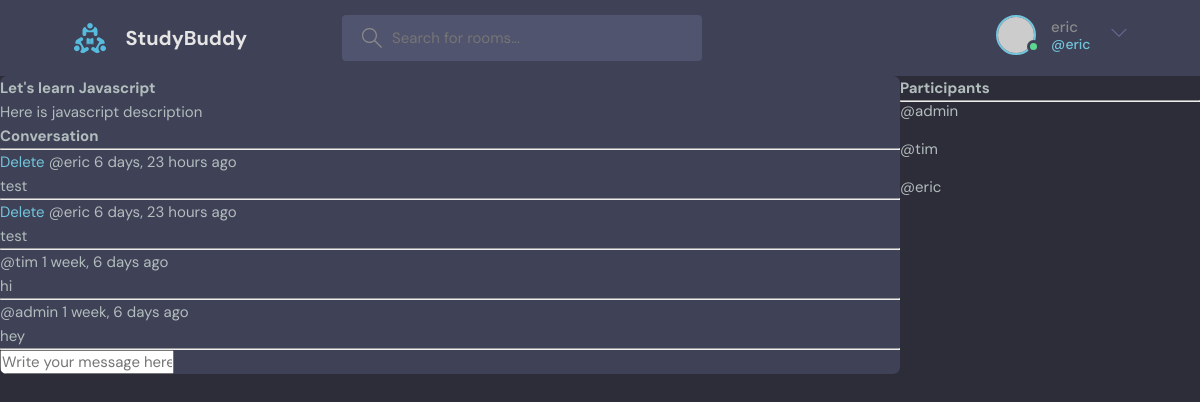
/rooms/1/ (signed in), run on the app's committed database.
### base/models.py (models this page shows, shortened)
class Room(models.Model):
    hosts = models.ForeignKey(User, on_delete=models.SET_NULL, null=True)
    topic = models.ForeignKey(Topic, on_delete=models.SET_NULL, null=True)
    name = models.CharField(max_length=100)
    description = models.TextField(null=True, blank=True)
    participants = models.ManyToManyField(User, related_name='participants', blank=True)
    created_at = models.DateTimeField(auto_now_add=True)
    updated_at = models.DateTimeField(auto_now=True)
    class Meta:
        ordering = ['-updated_at', '-created_at']

class Message(models.Model):
    user = models.ForeignKey(User, on_delete=models.CASCADE)
    Room = models.ForeignKey(Room, on_delete=models.CASCADE)
    body = models.TextField()
    created_at = models.DateTimeField(auto_now_add=True)
    updated_at = models.DateTimeField(auto_now=True)
    class Meta:
        ordering = ['-updated_at', '-created_at']

### base/views.py (the view, shortened to what this page needs)
# urls.py: path('rooms/<str:pk>/', views.room_view, name='rooms'),
def room_view(request, pk):
    room = Room.objects.get(id=pk)
    room_messages = room.message_set.all()
    participants = room.participants.all()
    context = {'room': room, 'room_messages': room_messages, 'participants': participants}
    return render(request, 'base/rooms.html', context)

### base/templates/base/rooms.html (shortened to what this page needs)
{% extends 'main.html' %}
{% block content %}
<div class="room-container">
    <div class="room">
        <h1>{{room.name}}</h1>
        <p>{{room.description}}</p>
        <div class="comment-wrapper">
            <h3>Conversation</h3>
            <hr>
            {% for message in room_messages %}
            <div>
                {% if request.user == message.user %}
                <a href="{% url 'delete-message' message.id %}">Delete</a>
                {% endif %}
                <small>@{{message.user}}  {{message.created_at|timesince}} ago</small>
                <p>{{message.body}}</p>
                <hr>
            </div>
            {% endfor %}
        </div>
        {% if request.user.is_authenticated %}
        <div class="comment-form">
            <form method="POST" action="">
                <input type="text" name="body" placeholder="Write your message here..."/>
            </form>
        </div>
        {% endif %}
    </div>
    <div class="participant-container">
        <h3>Participants</h3>
        <hr>
        {% for user in participants %}
        <div class="participant">
            <p>@{{user.username}}</p>
        </div>
        {% endfor %}
    </div>
</div>
{% endblock content %}

### templates/navbar.html (shortened to what this page needs)
{% load static %}
<header class="header header--loggedIn">
      <div class="container">
        <a href="{% url 'home' %}" class="header__logo">
          <img src="{% static 'images/logo.svg' %}" />
          <h1>StudyBuddy</h1>
        </a>
        <form class="header__search" method="GET" action="{% url 'home' %}">
          <label>
            <input name="q" placeholder="Search for rooms..." />
          </label>
        </form>
        <nav class="header__menu">
          {% if request.user.is_authenticated %}
          <div class="header__user">
            <a href="profile.html">
              <div class="avatar avatar--medium active">
                <img src="https://randomuser.me/api/portraits/men/37.jpg" />
              </div>
              <p>{{ request.user.username }} <span>@{{ request.user.username }}</span></p>
            </a>
            <button class="dropdown-button">
              <svg version="1.1" xmlns="http://www.w3.org/2000/svg" width="32" height="32" viewBox="0 0 32 32">
                <title>chevron-down</title>
                <path d="M16 21l-13-13h-3l16 16 16-16h-3l-13 13z"></path>
              </svg>
            </button>
          </div>
          {% else %}
          <a href="{% url 'login' %}">
            <img src="{% static 'images/avatar.svg' %}" />
            <p>Login</p>
          </a>
          {% endif %}
        </nav>
      </div>
    </header>

### static/styles/style.css (style rules this page uses)
:root { --color-main: #71c6dd; --color-main-light: #e1f6fb; --color-dark: #3f4156; --color-dark-medium: #51546e; --color-dark-light: #696d97; --color-light: #e5e5e5; --color-gray: #8b8b8b; --color-light-gray: #b2bdbd; --color-bg: #2d2d39; --color-success: #5dd693; --color-error: #fc4b0b; }
* { font-family: "DM Sans", -apple-system, BlinkMacSystemFont, "Segoe UI", Roboto, Oxygen, Ubuntu, Cantarell, "Open Sans", "Helvetica Neue", sans-serif; margin: 0; padding: 0; box-sizing: border-box; text-rendering: optimizeLegibility; font-size: inherit; }
html { font-size: 56.25%; }
@media only screen and (min-width: 1200px) { html { font-size: 62.5%; } }
body { line-height: 1.6; font-weight: 400; font-size: 1.5rem; color: var(--color-light-gray); background-color: var(--color-bg); min-height: 100vh; }
img { width: 100%; }
a { display: inline-block; color: var(--color-main); text-decoration: none; }
.container { max-width: 120rem; width: 90%; margin: auto; }
.avatar { position: relative; display: inline-block; border-radius: 50%; border: 2px solid var(--color-main); }
.avatar img { display: block; border-radius: 50%; object-fit: cover; object-position: center; }
.avatar::after { content: ""; display: block; position: absolute; background-color: var(--color-gray); z-index: 111; border-radius: 50%; border: 0.3rem solid var(--color-dark); }
.avatar.active::after { background-color: var(--color-success); }
.avatar.avatar--medium img { width: 3.6rem; height: 3.6rem; border-radius: 50%; }
.avatar.avatar--medium:after { width: 0.7rem; height: 0.7rem; bottom: 0px; right: -6px; }
.header { padding: 1.5rem; background-color: var(--color-dark); }
.header > .container { display: flex; gap: 9.5rem; }
.header__logo, .header__user { display: flex; gap: 2rem; align-items: center; }
.header__logo > img { height: 3.2rem; width: 3.2rem; }
.header__logo > h1 { font-weight: 700; font-size: 2rem; color: var(--color-light); }
.header__search > label { background-color: var(--color-dark-medium); padding: 1.3rem 1rem; display: flex; align-items: center; gap: 1rem; border-radius: 4px; }
.header__search svg { fill: var(--color-gray); width: 2rem; height: 2rem; margin-left: 1rem; }
.header__search input { width: 30rem; background: transparent; border: none; outline: none; color: var(--color-light); }
.header__menu { margin-left: auto; position: relative; }
.header__menu a { display: flex; gap: 1.5rem; align-items: center; font-weight: 500; text-decoration: none; color: var(--color-gray); }
.header__menu img { height: 3.6rem; }
.header__menu p { line-height: 1.2; }
.header__menu span { color: var(--color-main); font-weight: 500; font-size: 1.4rem; display: block; }
.header__menu svg { width: 1.6rem; height: 1.6rem; fill: var(--color-dark-light); }
.dropdown-button { background: transparent; border: 0; outline: 0; cursor: pointer; }
.room, .participants { background: var(--color-dark); max-height: 87.5vh; border-radius: 0.7rem; overflow: hidden; position: relative; }
.participant { display: flex; align-items: center; gap: 1.5rem; margin-bottom: 2rem; }
.participant p { color: var(--color-light-gray); line-height: 1.2; }

### base/templates/base/rooms.html (style rules this page uses)
.room-container { display: grid; grid-template-columns: 3fr 1fr; }

### data on the page
Room: name "Let's learn Javascript", description "Here is javascript description"
Message: shows "Delete", user "eric", created_at "6 days, 23 hours", body "test"
Message: shows "Delete", user "eric", created_at "6 days, 23 hours", body "test"
Message: user "tim", created_at "1 week, 6 days", body "hi"
Message: user "admin", created_at "1 week, 6 days", body "hey"

### other printed values
{{ request.user.username }} "eric"
{{ user.username }} "admin"
{{ user.username }} "tim"
{{ user.username }} "eric"
